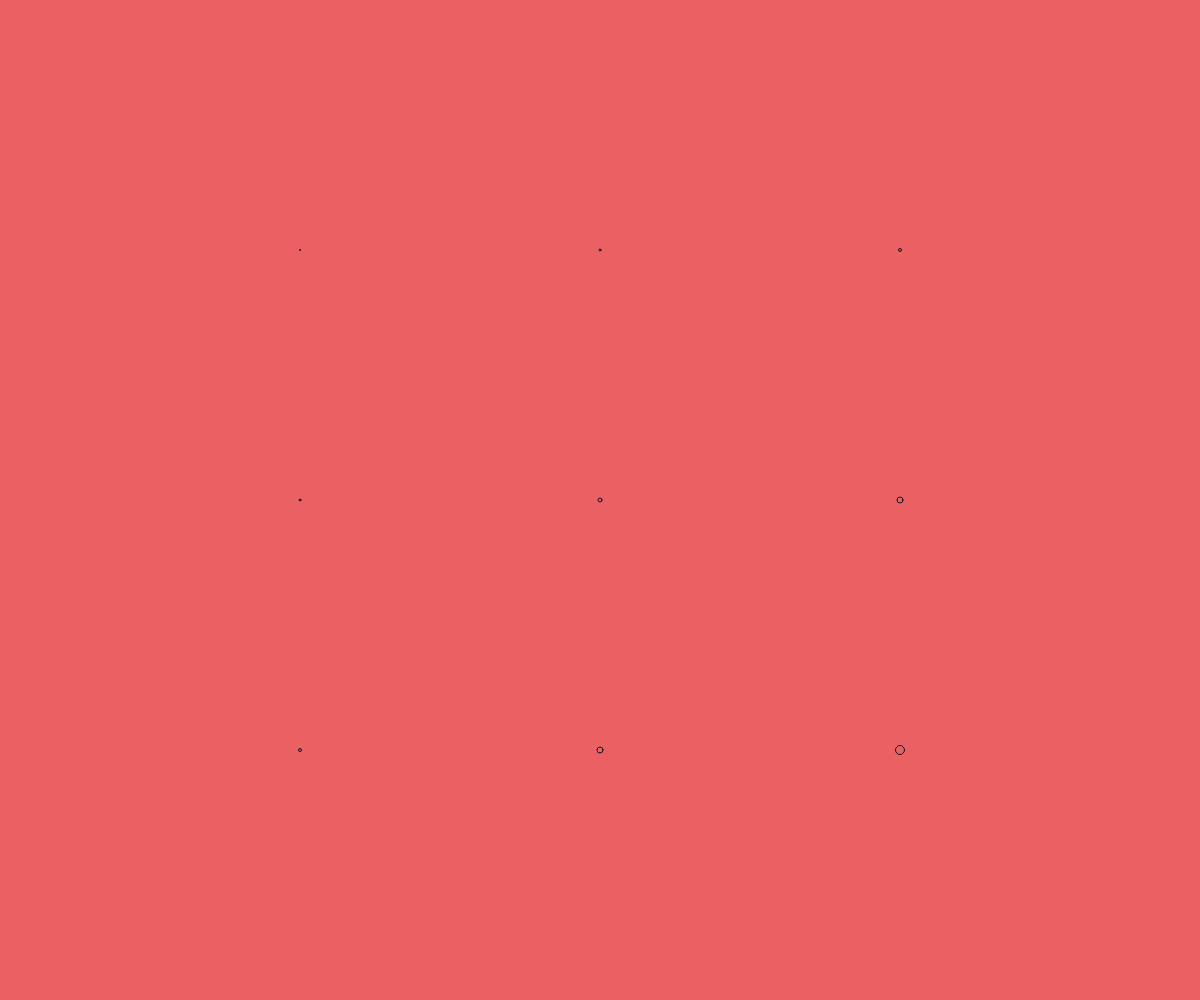
Frame 1 (no input)
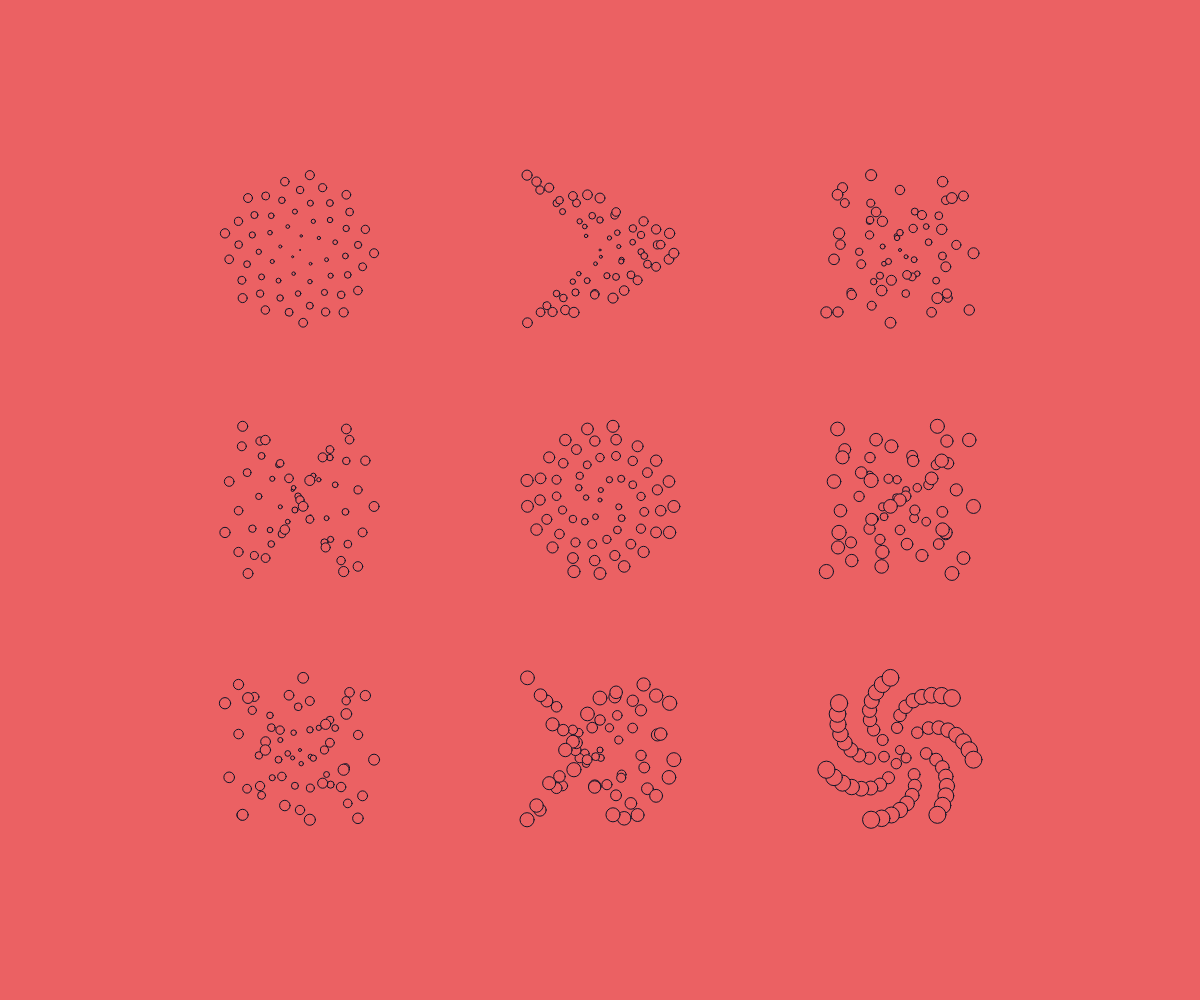
Frame 60 (no input)
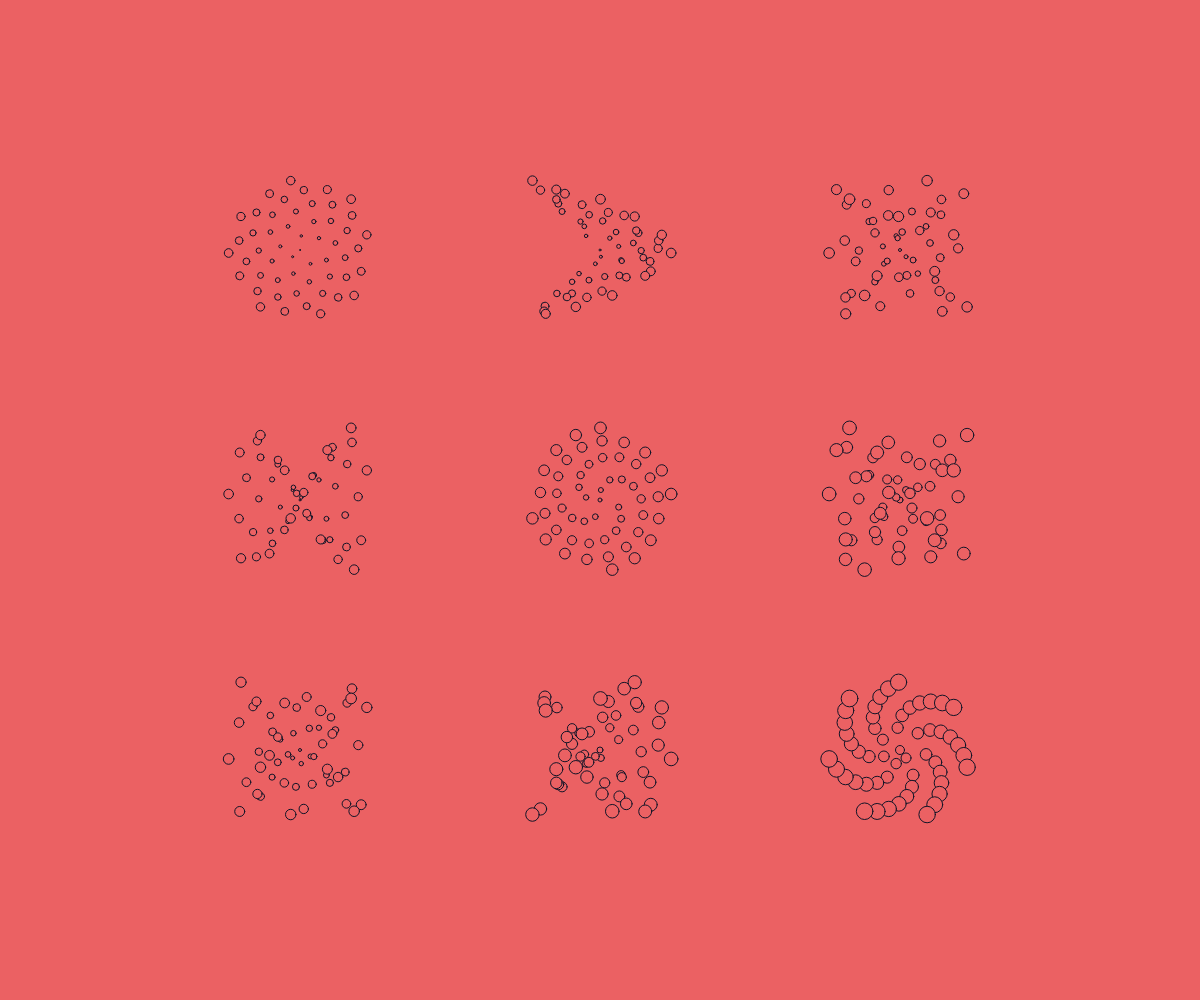
Frame 120 (the mouse pressed at the canvas centre since frame 60)

The p5.js sketch that drew these frames (run headless with seeded random() and noise() and a simulated clock; from frame 60 on, the mouse is pressed at the canvas centre):

// p5.js sketch
// ── sketch.js
var color01 = ('#eb6163');
var color02 = ('#111427');
var color03 = ('#ffffff');

var n = 0;
var c = 10;
var o = 50;

function setup() {
  createCanvas(windowWidth, windowHeight);
  resetSketch();
  frameRate(24);
}

function draw() {
  if (o > 90) {
    o = 30;
  }

  for (var j = 1; j < 4; j++) {
    for (var i = 1; i < 4; i++) {
      var a = n * (137 + o / 100);
      var r = c * sqrt(n);
      var d = r / 10 + n / 100 + i * j;
      var x = r * cos(a * i) + width / 4 * i;
      var y = r * sin(a * j) + height / 4 * j;
      fill(color01);
      stroke(color02);
      ellipse(x, y, d, d);

    }
  }
  n += 1;
  if (n > height/15) {
    resetSketch();
    o += 10;
  }
}
function resetSketch() {
  angleMode(DEGREES);
  background(color01);
  n = 0;
}

function windowResized() {
  resizeCanvas(windowWidth, windowHeight);
  resetSketch();
}
